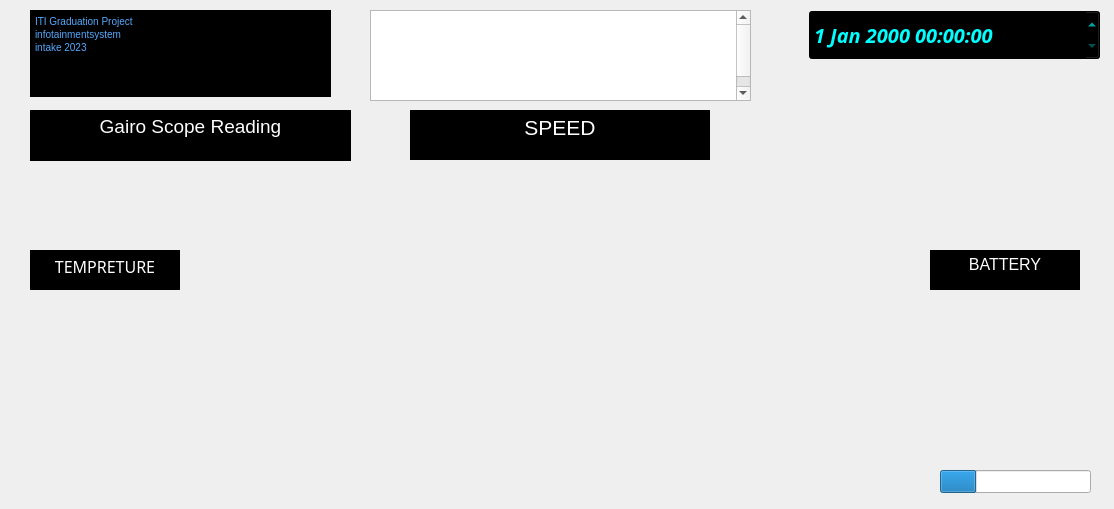
<?xml version="1.0" encoding="UTF-8"?>
<ui version="4.0">
 <class>MainWindow</class>
 <widget class="QMainWindow" name="MainWindow">
  <property name="geometry">
   <rect>
    <x>0</x>
    <y>0</y>
    <width>1114</width>
    <height>509</height>
   </rect>
  </property>
  <property name="font">
   <font>
    <pointsize>10</pointsize>
   </font>
  </property>
  <property name="windowTitle">
   <string>Dashboard</string>
  </property>
  <property name="windowIcon">
   <iconset resource="Resources.qrc">
    <normaloff>:/icons/car.png</normaloff>:/icons/car.png</iconset>
  </property>
  <property name="autoFillBackground">
   <bool>true</bool>
  </property>
  <property name="styleSheet">
   <string notr="true">
QWidget#centralwidget{
border-image: url(:/backgrounds/2.jpg) 0 0 0 0 stretch stretch;
background-image: no-repeat;
background-image: contain;
}
</string>
  </property>
  <property name="animated">
   <bool>true</bool>
  </property>
  <property name="unifiedTitleAndToolBarOnMac">
   <bool>true</bool>
  </property>
  <widget class="QWidget" name="centralwidget">
   <property name="enabled">
    <bool>true</bool>
   </property>
   <property name="autoFillBackground">
    <bool>false</bool>
   </property>
   <widget class="AnalogGaugeWidget" name="speed" native="true">
    <property name="geometry">
     <rect>
      <x>410</x>
      <y>190</y>
      <width>300</width>
      <height>300</height>
     </rect>
    </property>
    <property name="styleSheet">
     <string notr="true"/>
    </property>
   </widget>
   <widget class="AnalogGaugeWidget" name="battery" native="true">
    <property name="geometry">
     <rect>
      <x>930</x>
      <y>310</y>
      <width>150</width>
      <height>150</height>
     </rect>
    </property>
   </widget>
   <widget class="QDateTimeEdit" name="dateTimeEdit">
    <property name="geometry">
     <rect>
      <x>809</x>
      <y>10</y>
      <width>291</width>
      <height>50</height>
     </rect>
    </property>
    <property name="font">
     <font>
      <family>Perpetua</family>
      <pointsize>15</pointsize>
      <weight>75</weight>
      <italic>true</italic>
      <bold>true</bold>
     </font>
    </property>
    <property name="styleSheet">
     <string notr="true">color: rgb(0, 255, 255);
background-color: rgb(0, 0, 0);</string>
    </property>
   </widget>
   <widget class="QTextEdit" name="Title">
    <property name="geometry">
     <rect>
      <x>370</x>
      <y>10</y>
      <width>381</width>
      <height>91</height>
     </rect>
    </property>
    <property name="font">
     <font>
      <family>Monotype Corsiva</family>
      <pointsize>20</pointsize>
      <weight>75</weight>
      <bold>true</bold>
     </font>
    </property>
    <property name="styleSheet">
     <string notr="true">
background-image: url(:/backgrounds/1.jpg);
border-image: url(:/background/1.jpg) 0 0 0 0 stretch stretch;</string>
    </property>
    <property name="html">
     <string>&lt;!DOCTYPE HTML PUBLIC &quot;-//W3C//DTD HTML 4.0//EN&quot; &quot;http://www.w3.org/TR/REC-html40/strict.dtd&quot;&gt;
&lt;html&gt;&lt;head&gt;&lt;meta name=&quot;qrichtext&quot; content=&quot;1&quot; /&gt;&lt;style type=&quot;text/css&quot;&gt;
p, li { white-space: pre-wrap; }
&lt;/style&gt;&lt;/head&gt;&lt;body style=&quot; font-family:'Monotype Corsiva'; font-size:20pt; font-weight:600; font-style:normal;&quot;&gt;
&lt;p align=&quot;center&quot; style=&quot; margin-top:0px; margin-bottom:0px; margin-left:0px; margin-right:0px; -qt-block-indent:0; text-indent:0px;&quot;&gt;&lt;span style=&quot; font-size:26pt; color:#ffffff; vertical-align:sub;&quot;&gt;Infrotainment system Dashboard&lt;/span&gt;&lt;/p&gt;&lt;/body&gt;&lt;/html&gt;</string>
    </property>
   </widget>
   <widget class="QTextEdit" name="textEdit">
    <property name="geometry">
     <rect>
      <x>410</x>
      <y>110</y>
      <width>300</width>
      <height>50</height>
     </rect>
    </property>
    <property name="autoFillBackground">
     <bool>false</bool>
    </property>
    <property name="styleSheet">
     <string notr="true">background-color: rgb(0, 0, 0);</string>
    </property>
    <property name="html">
     <string>&lt;!DOCTYPE HTML PUBLIC &quot;-//W3C//DTD HTML 4.0//EN&quot; &quot;http://www.w3.org/TR/REC-html40/strict.dtd&quot;&gt;
&lt;html&gt;&lt;head&gt;&lt;meta name=&quot;qrichtext&quot; content=&quot;1&quot; /&gt;&lt;style type=&quot;text/css&quot;&gt;
p, li { white-space: pre-wrap; }
&lt;/style&gt;&lt;/head&gt;&lt;body style=&quot; font-family:'MS Shell Dlg 2'; font-size:7.8pt; font-weight:400; font-style:normal;&quot;&gt;
&lt;p align=&quot;center&quot; style=&quot; margin-top:0px; margin-bottom:0px; margin-left:0px; margin-right:0px; -qt-block-indent:0; text-indent:0px;&quot;&gt;&lt;span style=&quot; font-size:16pt; color:#ffffff;&quot;&gt;SPEED&lt;/span&gt;&lt;/p&gt;&lt;/body&gt;&lt;/html&gt;</string>
    </property>
   </widget>
   <widget class="QTextEdit" name="textEdit_2">
    <property name="geometry">
     <rect>
      <x>930</x>
      <y>250</y>
      <width>150</width>
      <height>40</height>
     </rect>
    </property>
    <property name="styleSheet">
     <string notr="true">background-color: rgb(0, 0, 0);</string>
    </property>
    <property name="html">
     <string>&lt;!DOCTYPE HTML PUBLIC &quot;-//W3C//DTD HTML 4.0//EN&quot; &quot;http://www.w3.org/TR/REC-html40/strict.dtd&quot;&gt;
&lt;html&gt;&lt;head&gt;&lt;meta name=&quot;qrichtext&quot; content=&quot;1&quot; /&gt;&lt;style type=&quot;text/css&quot;&gt;
p, li { white-space: pre-wrap; }
&lt;/style&gt;&lt;/head&gt;&lt;body style=&quot; font-family:'MS Shell Dlg 2'; font-size:7.8pt; font-weight:400; font-style:normal;&quot;&gt;
&lt;p align=&quot;center&quot; style=&quot; margin-top:0px; margin-bottom:0px; margin-left:0px; margin-right:0px; -qt-block-indent:0; text-indent:0px;&quot;&gt;&lt;span style=&quot; font-size:12pt; color:#ffffff;&quot;&gt;BATTERY&lt;/span&gt;&lt;/p&gt;&lt;/body&gt;&lt;/html&gt;</string>
    </property>
   </widget>
   <widget class="AnalogGaugeWidget" name="temp" native="true">
    <property name="geometry">
     <rect>
      <x>30</x>
      <y>310</y>
      <width>150</width>
      <height>150</height>
     </rect>
    </property>
   </widget>
   <widget class="QTextEdit" name="textEdit_3">
    <property name="geometry">
     <rect>
      <x>30</x>
      <y>250</y>
      <width>150</width>
      <height>40</height>
     </rect>
    </property>
    <property name="font">
     <font>
      <family>Marlett</family>
      <pointsize>10</pointsize>
     </font>
    </property>
    <property name="styleSheet">
     <string notr="true">background-color: rgb(0, 0, 0);</string>
    </property>
    <property name="html">
     <string>&lt;!DOCTYPE HTML PUBLIC &quot;-//W3C//DTD HTML 4.0//EN&quot; &quot;http://www.w3.org/TR/REC-html40/strict.dtd&quot;&gt;
&lt;html&gt;&lt;head&gt;&lt;meta name=&quot;qrichtext&quot; content=&quot;1&quot; /&gt;&lt;style type=&quot;text/css&quot;&gt;
p, li { white-space: pre-wrap; }
&lt;/style&gt;&lt;/head&gt;&lt;body style=&quot; font-family:'Marlett'; font-size:10pt; font-weight:400; font-style:normal;&quot;&gt;
&lt;p align=&quot;center&quot; style=&quot; margin-top:0px; margin-bottom:0px; margin-left:0px; margin-right:0px; -qt-block-indent:0; text-indent:0px;&quot;&gt;&lt;span style=&quot; font-family:'MS Shell Dlg 2'; font-size:12pt; color:#ffffff;&quot;&gt;TEMPRETURE&lt;/span&gt;&lt;/p&gt;&lt;/body&gt;&lt;/html&gt;</string>
    </property>
   </widget>
   <widget class="QTextEdit" name="textEdit_4">
    <property name="geometry">
     <rect>
      <x>30</x>
      <y>110</y>
      <width>321</width>
      <height>51</height>
     </rect>
    </property>
    <property name="styleSheet">
     <string notr="true">background-color: rgb(0, 0, 0);</string>
    </property>
    <property name="html">
     <string>&lt;!DOCTYPE HTML PUBLIC &quot;-//W3C//DTD HTML 4.0//EN&quot; &quot;http://www.w3.org/TR/REC-html40/strict.dtd&quot;&gt;
&lt;html&gt;&lt;head&gt;&lt;meta name=&quot;qrichtext&quot; content=&quot;1&quot; /&gt;&lt;style type=&quot;text/css&quot;&gt;
p, li { white-space: pre-wrap; }
&lt;/style&gt;&lt;/head&gt;&lt;body style=&quot; font-family:'MS Shell Dlg 2'; font-size:7.8pt; font-weight:400; font-style:normal;&quot;&gt;
&lt;p align=&quot;center&quot; style=&quot; margin-top:0px; margin-bottom:0px; margin-left:0px; margin-right:0px; -qt-block-indent:0; text-indent:0px;&quot;&gt;&lt;span style=&quot; font-size:14pt; color:#fefefe;&quot;&gt;Gairo Scope Reading&lt;/span&gt;&lt;/p&gt;&lt;/body&gt;&lt;/html&gt;</string>
    </property>
   </widget>
   <widget class="QProgressBar" name="progressBar">
    <property name="geometry">
     <rect>
      <x>940</x>
      <y>470</y>
      <width>151</width>
      <height>23</height>
     </rect>
    </property>
    <property name="styleSheet">
     <string notr="true">color: rgb(255, 255, 255);</string>
    </property>
    <property name="value">
     <number>24</number>
    </property>
   </widget>
   <widget class="QTextEdit" name="textEdit_5">
    <property name="geometry">
     <rect>
      <x>30</x>
      <y>10</y>
      <width>301</width>
      <height>87</height>
     </rect>
    </property>
    <property name="styleSheet">
     <string notr="true">background-color: rgb(0, 0, 0);</string>
    </property>
    <property name="html">
     <string>&lt;!DOCTYPE HTML PUBLIC &quot;-//W3C//DTD HTML 4.0//EN&quot; &quot;http://www.w3.org/TR/REC-html40/strict.dtd&quot;&gt;
&lt;html&gt;&lt;head&gt;&lt;meta name=&quot;qrichtext&quot; content=&quot;1&quot; /&gt;&lt;style type=&quot;text/css&quot;&gt;
p, li { white-space: pre-wrap; }
&lt;/style&gt;&lt;/head&gt;&lt;body style=&quot; font-family:'MS Shell Dlg 2'; font-size:7.8pt; font-weight:400; font-style:normal;&quot;&gt;
&lt;p style=&quot; margin-top:0px; margin-bottom:0px; margin-left:0px; margin-right:0px; -qt-block-indent:0; text-indent:0px;&quot;&gt;&lt;span style=&quot; color:#55aaff;&quot;&gt;ITI Graduation Project&lt;/span&gt;&lt;/p&gt;
&lt;p style=&quot; margin-top:0px; margin-bottom:0px; margin-left:0px; margin-right:0px; -qt-block-indent:0; text-indent:0px;&quot;&gt;&lt;span style=&quot; color:#55aaff;&quot;&gt;infotainmentsystem&lt;/span&gt;&lt;/p&gt;
&lt;p style=&quot; margin-top:0px; margin-bottom:0px; margin-left:0px; margin-right:0px; -qt-block-indent:0; text-indent:0px;&quot;&gt;&lt;span style=&quot; color:#55aaff;&quot;&gt;intake 2023&lt;/span&gt;&lt;/p&gt;&lt;/body&gt;&lt;/html&gt;</string>
    </property>
   </widget>
  </widget>
 </widget>
 <customwidgets>
  <customwidget>
   <class>AnalogGaugeWidget</class>
   <extends>QWidget</extends>
   <header location="global">analoggaugewidget.h</header>
   <container>1</container>
  </customwidget>
 </customwidgets>
 <resources>
  <include location="Resources.qrc"/>
 </resources>
 <connections/>
</ui>
